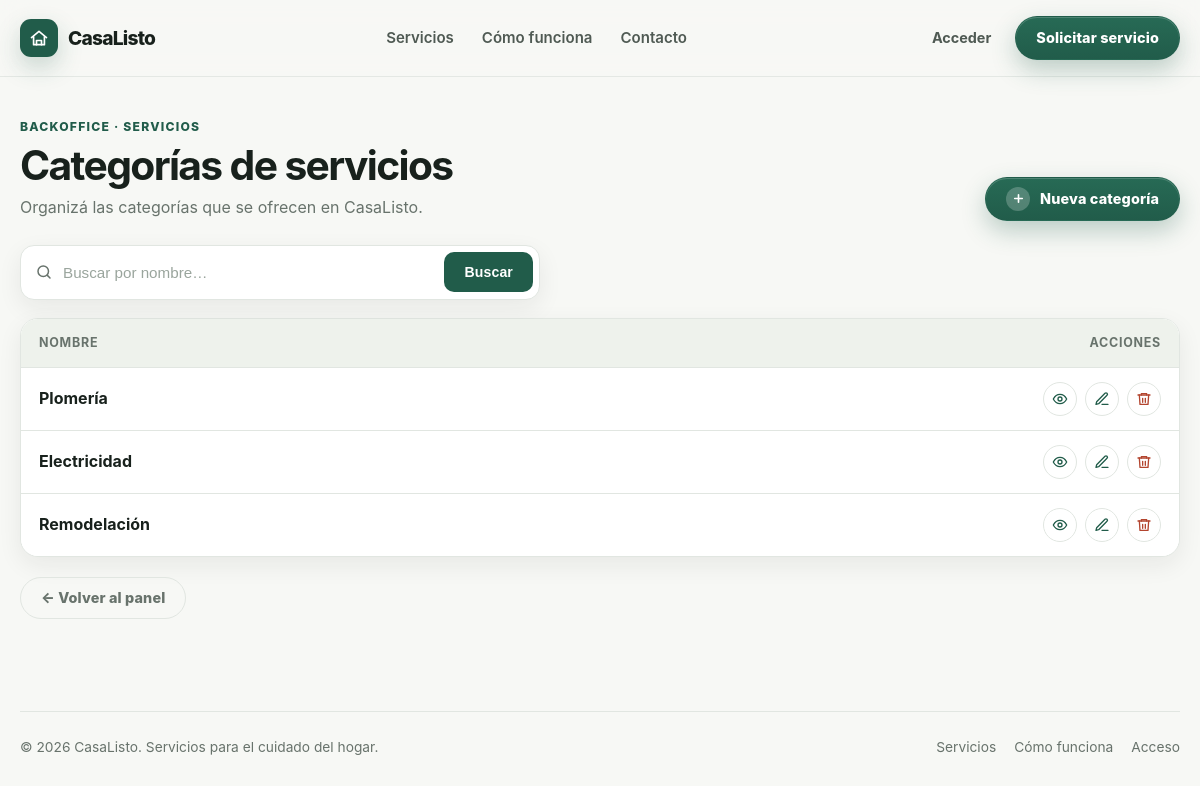
The page /servicio/categoria/list/ on the database as committed earlier.
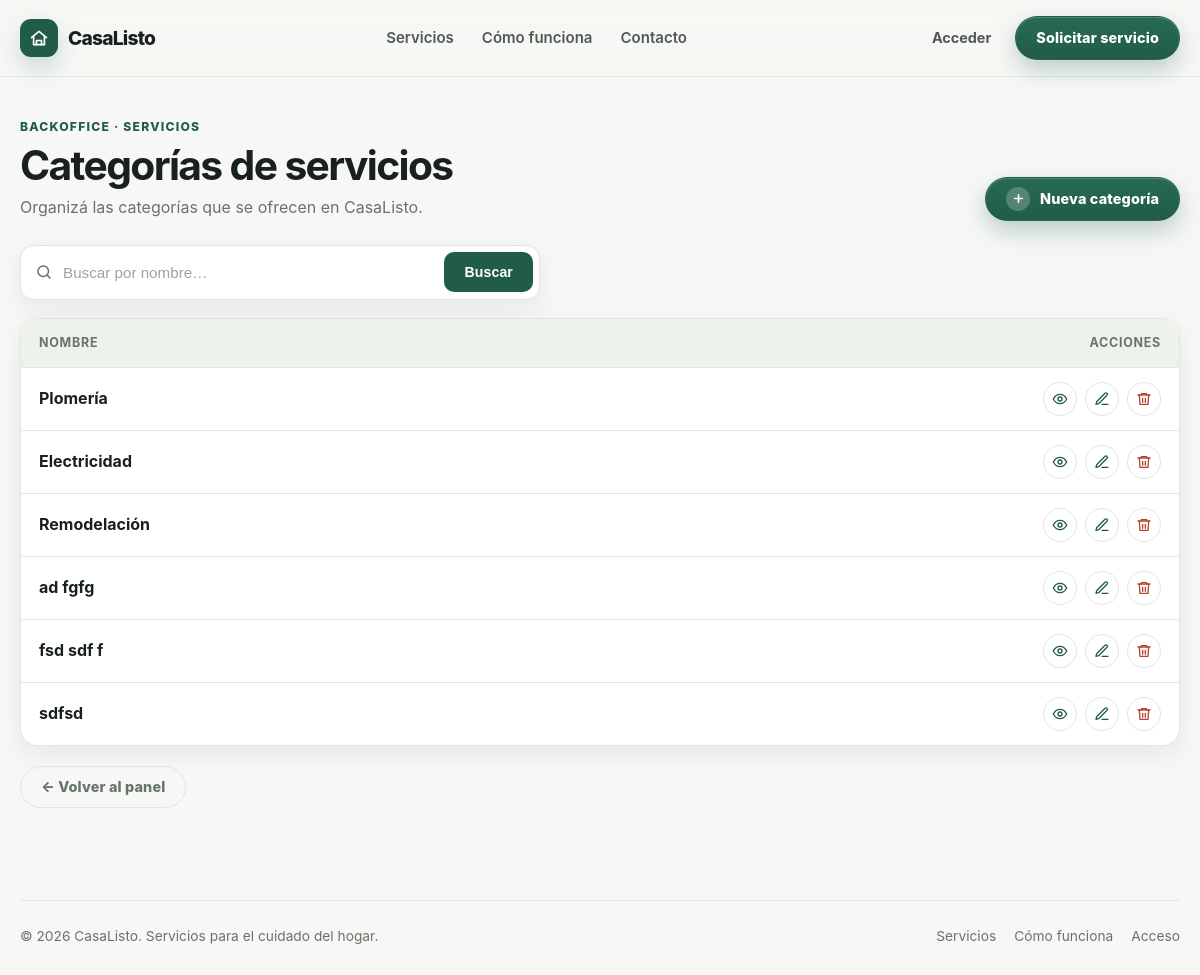
The same page on the database as committed later.
### servicio/models.py (models this page shows, shortened)
class CategoriaServicio(models.Model):
    nombre = models.CharField(
        unique=True,
        validators=[ValidarTextoEspañol()],
    )
    descripcion = models.TextField(
        blank=True,
        validators=[
            ValidarTextoEspañol(min_longitud=10, permitir_puntuacion=True),
        ],
    )
    class Meta:
        verbose_name = "Categoría de Servicio"
        verbose_name_plural = "Categorías de Servicio"

### servicio/views/categoriaservicio.py (the view, shortened to what this page needs)
# urls.py: path("categoria/list/", categoriaservicio_list, name="categoriaservicio_list"),
def categoriaservicio_list(request: HttpRequest) -> HttpResponse:
    busqueda = request.GET.get("busqueda", "").strip()
    categorias = CategoriaServicio.objects.all()
    return render(request, "servicio/categoriaservicio_list.html", {"categorias": categorias})

### servicio/templates/servicio/categoriaservicio_list.html (shortened to what this page needs)
{% extends "core/base.html" %}
{% load static %}
{% block style %}
    <link rel="stylesheet" href="{% static 'core/table.css' %}" />
{% endblock style %}
{% block content %}
    <div class="container page">
        <div class="page-header">
            <div>
                <p class="page-eyebrow">Backoffice · Servicios</p>
                <h1>Categorías de servicios</h1>
                <p class="page-subtitle">Organizá las categorías que se ofrecen en CasaListo.</p>
            </div>
            <div class="page-actions">
                <a class="btn btn-primary" href="{% url 'servicio:categoriaservicio_create' %}">
                    <span class="btn-add-icon" aria-hidden="true">
                        <svg viewBox="0 0 24 24" fill="none" stroke="currentColor" stroke-width="3" stroke-linecap="round">
                            <path d="M12 5v14M5 12h14" />
                        </svg>
                    </span>
                    Nueva categoría
                </a>
            </div>
        </div>
        <div class="toolbar">
            <form class="searchbar" method="get" role="search">
                <span class="search-icon" aria-hidden="true">
                    <svg viewBox="0 0 24 24" fill="none" stroke="currentColor" stroke-width="2" stroke-linecap="round" stroke-linejoin="round">
                        <circle cx="11" cy="11" r="7" />
                        <path d="m20 20-3.5-3.5" />
                    </svg>
                </span>
                <input type="text"
                       name="busqueda"
                       placeholder="Buscar por nombre…"
                       aria-label="Buscar categorías"
                       autocomplete="off"
                       value="{{ request.GET.busqueda }}" />
                <button type="submit">Buscar</button>
            </form>
        </div>
        <div class="tabla-wrap">
            <table class="tabla-categorias">
                <thead>
                    <tr>
                        <th>Nombre</th>
                        <th>Acciones</th>
                    </tr>
                </thead>
                <tbody>
                    {% for categoria in categorias %}
                        <tr>
                            <td>{{ categoria.nombre }}</td>
                            <td class="acciones">
                                {% include "servicio/_acciones_iconos.html" with objeto=categoria detail_url_name="servicio:categoriaservicio_detail" update_url_name="servicio:categoriaservicio_update" delete_url_name="servicio:categoriaservicio_delete" %}
                            </td>
                        </tr>
                    {% endfor %}
                </tbody>
            </table>
        </div>
        <a class="btn btn-ghost back-link" href="{% url 'servicio:home' %}">← Volver al panel</a>
    </div>
{% endblock content %}

### servicio/templates/servicio/_acciones_iconos.html
<a class="accion-icono"
   href="{% url detail_url_name objeto.pk %}"
   title="Ver"
   aria-label="Ver">
    <svg viewBox="0 0 24 24"
         fill="none"
         stroke="currentColor"
         stroke-width="2"
         stroke-linecap="round"
         stroke-linejoin="round">
        <path d="M2 12s3.5-7 10-7 10 7 10 7-3.5 7-10 7-10-7-10-7z"></path>
        <circle cx="12" cy="12" r="3"></circle>
    </svg>
</a>
<a class="accion-icono"
   href="{% url update_url_name objeto.pk %}"
   title="Editar"
   aria-label="Editar">
    <svg viewBox="0 0 24 24"
         fill="none"
         stroke="currentColor"
         stroke-width="2"
         stroke-linecap="round"
         stroke-linejoin="round">
        <path d="M12 20h9"></path>
        <path d="M16.5 3.5a2.12 2.12 0 0 1 3 3L7 19l-4 1 1-4z"></path>
    </svg>
</a>
<a class="accion-icono accion-icono--eliminar"
   href="{% url delete_url_name objeto.pk %}"
   title="Eliminar"
   aria-label="Eliminar">
    <svg viewBox="0 0 24 24"
         fill="none"
         stroke="currentColor"
         stroke-width="2"
         stroke-linecap="round"
         stroke-linejoin="round">
        <path d="M3 6h18"></path>
        <path d="M8 6V4h8v2"></path>
        <path d="M19 6l-1 14H6L5 6"></path>
        <path d="M10 11v6M14 11v6"></path>
    </svg>
</a>

Rows that differ between the two databases and show on the page:
added CategoriaServicio: nombre "ad fgfg"
added CategoriaServicio: nombre "fsd sdf f"
added CategoriaServicio: nombre "sdfsd"
